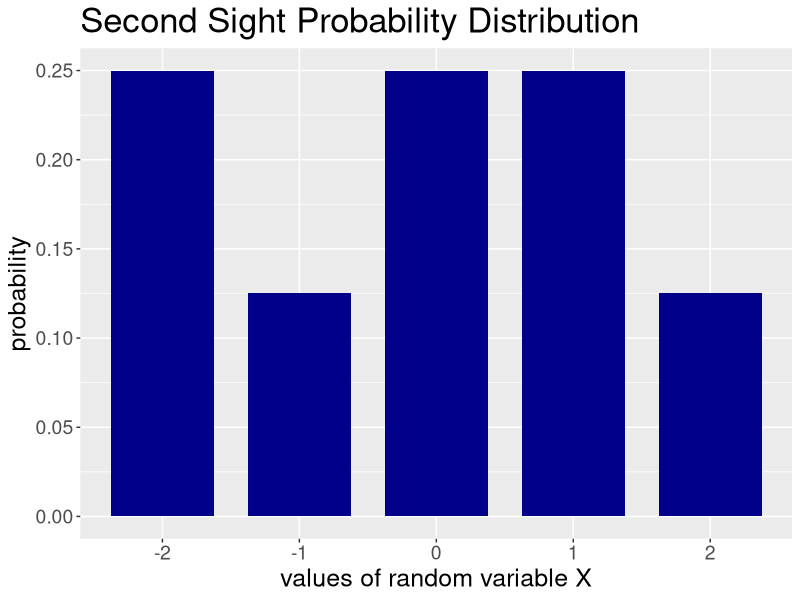

Write R code to recreate this figure.
# Script for displaying a probability distribution table with geom_bar.
# Dplyr is used to factor the x_vales to avoid extra x-axis spacing.

# Import libraries
library(ggplot2)
library(dplyr)

# Set values of random variable and their respective probabilities
x_values <- c(-2, -1, 0, 1, 2)
probs <- c(0.25, 0.125, 0.25, 0.25, 0.125)

# Create data frame with these data
probdistro <- data.frame(x_values, probs)

# Factor the x_values to make each value categorical (avoids extra space)
probdistro$x_values <- factor(probdistro$x_values, levels = probdistro$x_values)

# Create plot using probdistro data frame
ggplot(probdistro, aes(x_values, probs)) + 
  
  # Use geom_bar with stat = "identity"
  # This allows manual y-values to be used with geom_bar along with the x_values
  geom_bar(stat = "identity", fill="darkblue", width=0.75) + 
  
  # Rename y-axis and x-axis labels
  ylab('probability') + xlab('values of random variable X') + 
  
  # Change text size as desired
  theme(axis.text=element_text(size=14), 
        axis.title=element_text(size=18), 
        plot.title=element_text(size=25)) + 
  
  # Add title as desired
  ggtitle('Second Sight Probability Distribution')



